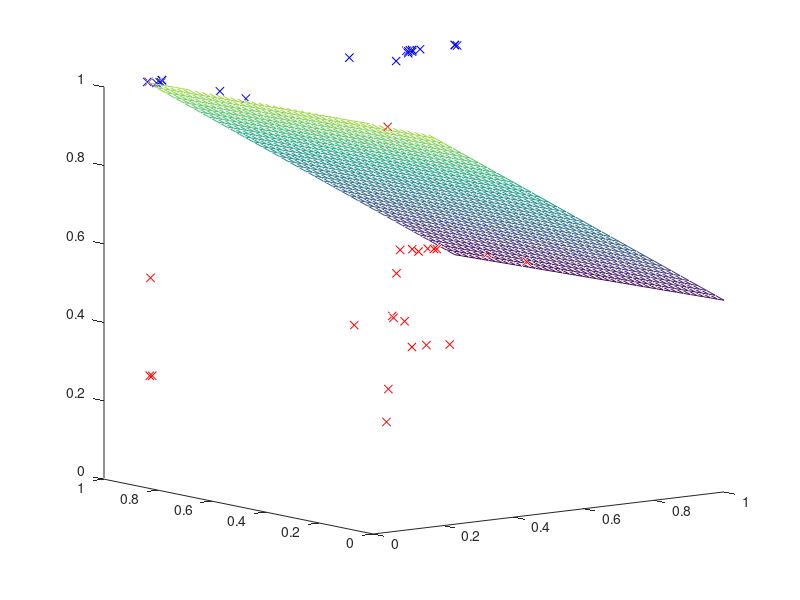

Write the MATLAB code that produced this figure.
hold off;
x0p = [0.14291540653000565 0.13025078746354515 0.14312865296806723 0.17121407845150158 0.1532284258661858 0.12288010637681218 1.0 0.16486178173576038 0.16457892250464454 1.0 1.0 0.860247141735781 0.8785011148305911 0.8439318336436838 0.9010899257752054 0.8722937225056979 0.6993962514891309 0.7532242281064907 0.8606079902297101 0.8622002998933069 0.8637942056007555 0.8661486287625649 0.8784036700049043 0.8710090244802576 0.8774559970769951 ];
x0n = [0.20283843335762994 0.14766467789854512 0.15261893958710657 0.14766467789854512 0.1588323733151646 0.12989801958296687 0.13409025921371487 0.1262916433444244 0.13025078746354515 0.8231453064581922 0.8515580537385964 0.8924448279338837 0.9503320664702217 0.8969417688744291 0.9476119336070856 0.9429342833557318 0.8238568147087355 0.6106326331486067 0.8843901933709853 0.8424954046633076 0.7896106948727334 0.8531465454461375 0.8954894265146024 0.6542382060549189 0.8037651949874877 ];
x1p = [0.979575839557769 0.9745994954423113 0.9745994954423113 0.7926860345331125 0.6726851701469027 0.9994517278973186 0.9999520079194751 0.9999920015998415 0.9988023057182297 0.999642752024066 0.9913854438179748 0.9905453701080313 1.0 0.9696642905048813 1.0 1.0 1.0 0.8964116298496504 0.9935543822148798 1.0 0.9809147569692007 0.9971298750776105 1.0 1.0 0.9999994125922738 ];
x1n = [0.14777842328956375 0.1430219502612061 0.14259672564543893 0.14312865296806723 0.15310613948218962 0.9992850442729866 0.9958258133338818 0.999065213933926 0.9969035111518005 0.9723932819405604 0.9648021079594546 0.9374142381927146 0.8138750219384772 0.9325898912431962 0.6648234944047324 0.9444467490085992 0.9746340176982322 0.7092256852511576 0.9499554757639572 0.9294785911830022 0.9533825389589705 0.9679496768973351 0.9693104373681931 0.9229829239456248 0.9767117323265699 ];
x2p = [1.0 1.0 1.0 1.0 1.0 1.0 1.0 1.0 1.0 1.0 1.0 1.0 1.0 1.0 1.0 1.0 1.0 1.0 1.0 1.0 1.0 1.0 1.0 1.0 1.0 ];
x2n = [0.5 0.25 0.3333333333333333 0.25 1.0 0.25 0.25 1.0 0.5 0.5 0.5 0.5 0.5 0.5 0.5 0.25 0.5 0.5 0.5 0.5 0.3333333333333333 0.25 0.25 0.3333333333333333 0.3333333333333333 ];
w0 = 70699.33919392008;
w1 = 2757.4533603218442;
w2 = 116231.25570233572;
if w2 < 1E-2
w2 = w1;
w1 = 0;
q = -(-127525.40117130679)/w2;
xTp = x2p;
x2p = x1p;
x1p = xTp;
xTn = x2n;
x2n = x1n;
x1n = xTn;
else
q = -(-127525.40117130679)/w2;
end
plot3(x0p,x1p,x2p,'xb'); hold on; plot3(x0n,x1n,x2n,'xr');
x = [0:0.025:1];
[xx,yy] = meshgrid(x,x);
zz = -1.0 * w0/w2 * xx + -1.0 * w1/w2 * yy + q;
mesh(xx,yy,zz);
axis([0 1 0 1 0 1]);
view(-37.5, 10);
